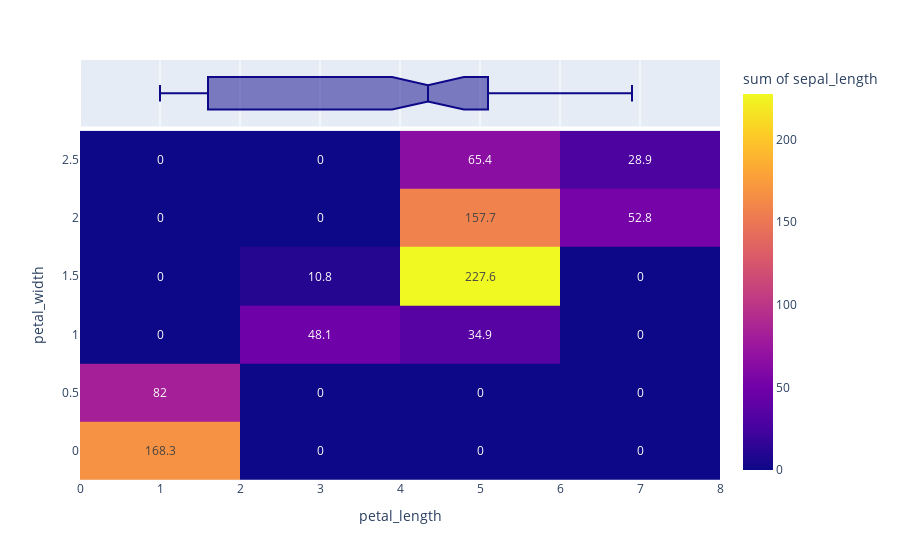

The cell this chart's notebook holds for it:
### Code cell
fig = px.density_heatmap(df, 
                         x="petal_length", 
                         y="petal_width", 
                         z="sepal_length",
                         text_auto=True, 
                         marginal_x="box",
                         histfunc="sum" # works with histfunc "sum", "avg", "min", "max" on dimension z
                         )
fig.show()

### Figure 1 — Plotly figure (JSON) as saved in the notebook; plotly's stock layout.template omitted (floating-point values rounded to 4 significant figures; data arrays with more than 128 entries replaced by an {"elided": "..."} marker saying what was removed)
{"data": [{"coloraxis": "coloraxis", "histfunc": "sum", "hovertemplate": "petal_length=%{x}<br>petal_width=%{y}<br>sum of sepal_length=%{z}<extra></extra>", "name": "", "texttemplate": "%{z}", "type": "histogram2d", "x": {"elided": "150 float values"}, "xaxis": "x", "xbingroup": "x", "y": {"elided": "150 float values"}, "yaxis": "y", "ybingroup": "y", "z": {"elided": "150 float values"}}, {"alignmentgroup": "True", "hovertemplate": "petal_length=%{x}<extra></extra>", "legendgroup": "", "marker": {"color": "#0d0887"}, "name": "", "notched": true, "offsetgroup": "", "showlegend": false, "type": "box", "x": {"elided": "150 float values"}, "xaxis": "x2", "yaxis": "y2"}], "layout": {"coloraxis": {"colorbar": {"title": {"text": "sum of sepal_length"}}, "colorscale": [[0, "#0d0887"], [0.1111, "#46039f"], [0.2222, "#7201a8"], [0.3333, "#9c179e"], [0.4444, "#bd3786"], [0.5556, "#d8576b"], [0.6667, "#ed7953"], [0.7778, "#fb9f3a"], [0.8889, "#fdca26"], [1, "#f0f921"]]}, "legend": {"tracegroupgap": 0}, "margin": {"t": 60}, "xaxis": {"anchor": "y", "domain": [0, 1], "title": {"text": "petal_length"}}, "xaxis2": {"anchor": "y2", "domain": [0, 1], "matches": "x", "showgrid": true, "showticklabels": false}, "yaxis": {"anchor": "x", "domain": [0, 0.8316], "title": {"text": "petal_width"}}, "yaxis2": {"anchor": "x2", "domain": [0.8416, 1], "matches": "y2", "showgrid": false, "showline": false, "showticklabels": false, "ticks": ""}}}
